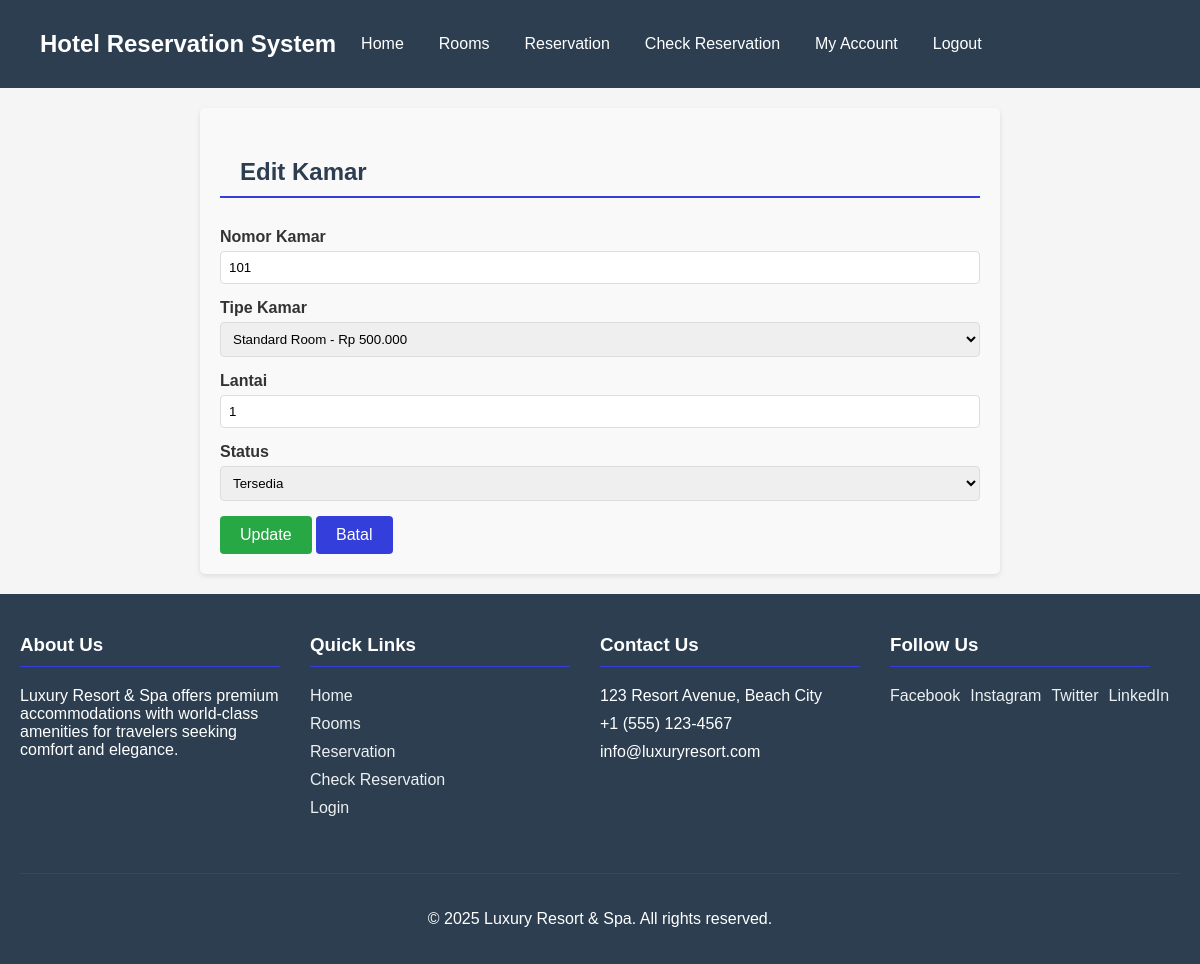
/views/edit_kamar.php?id=1 (signed in), run on the app's committed database.
### tables this page shows
CREATE TABLE IF NOT EXISTS tabel_kamar (
    id_kamar INT AUTO_INCREMENT PRIMARY KEY,
    nomor_kamar VARCHAR(10) NOT NULL UNIQUE,
    id_jenis INT NOT NULL,
    status ENUM('tersedia', 'terisi', 'pemeliharaan') NOT NULL DEFAULT 'tersedia',
    lantai INT NOT NULL,
    created_at TIMESTAMP DEFAULT CURRENT_TIMESTAMP,
    FOREIGN KEY (id_jenis) REFERENCES tabel_jenis_kamar(id_jenis) ON DELETE CASCADE
);

CREATE TABLE IF NOT EXISTS tabel_jenis_kamar (
    id_jenis INT AUTO_INCREMENT PRIMARY KEY,
    nama_jenis VARCHAR(100) NOT NULL,
    deskripsi TEXT,
    harga DECIMAL(10,2) NOT NULL,
    kapasitas INT NOT NULL,
    fasilitas TEXT,
    gambar VARCHAR(255),
    created_at TIMESTAMP DEFAULT CURRENT_TIMESTAMP
);

### views/edit_kamar.php (the view, shortened to what this page needs)
<?php
require '../koneksi.php';
$id_kamar = $_GET['id'];
$query_kamar = mysqli_query($conn, "SELECT * FROM tabel_kamar WHERE id_kamar = '$id_kamar'");
$kamar = mysqli_fetch_assoc($query_kamar);
$query_jenis = mysqli_query($conn, "SELECT * FROM tabel_jenis_kamar ORDER BY nama_jenis ASC");
?>
<!DOCTYPE html>
<html lang="id">
<head>
    <link rel="stylesheet" href="../css/style.css">
</head>
<body>
    <div class="container">
        <?php include_once '../components/navbar.php'; ?>
        <div class="form-container">
            <h2>Edit Kamar</h2>
            <form action="../proses/update_kamar.php" method="POST">
                <div class="form-group">
                    <label for="nomor_kamar">Nomor Kamar</label>
                    <input type="text" id="nomor_kamar" name="nomor_kamar" value="<?= $kamar['nomor_kamar'] ?>" required>
                </div>
                <div class="form-group">
                    <label for="id_jenis">Tipe Kamar</label>
                    <select id="id_jenis" name="id_jenis" required>
                        <?php while ($jenis = mysqli_fetch_assoc($query_jenis)): ?>
                            <option value="<?= $jenis['id_jenis'] ?>" <?= $jenis['id_jenis'] == $kamar['id_jenis'] ? 'selected' : '' ?>>
                                <?= $jenis['nama_jenis'] ?> - Rp <?= number_format($jenis['harga'], 0, ',', '.') ?>
                            </option>
                        <?php endwhile; ?>
                    </select>
                </div>
                <div class="form-group">
                    <label for="lantai">Lantai</label>
                    <input type="number" id="lantai" name="lantai" min="1" value="<?= $kamar['lantai'] ?>" required>
                </div>
                <div class="form-group">
                    <label for="status">Status</label>
                    <select id="status" name="status" required>
                        <option value="tersedia" <?= $kamar['status'] == 'tersedia' ? 'selected' : '' ?>>Tersedia</option>
                    </select>
                </div>
                <div class="form-actions">
                    <button type="submit" class="btn btn-success">Update</button>
                    <a href="manage_kamar.php" class="btn">Batal</a>
                </div>
            </form>
        </div>
        <?php include_once '../components/footer.php'; ?>
    </div>
</body>
</html>

### css/style.css (style rules this page uses)
* { box-sizing: border-box; font-family: "Arial", sans-serif; }
body { background-color: #f5f5f5; margin: 0; padding: 0; color: #333; }
h1, h2, h3, h4 { color: #2c3e50; }
h2 { margin: 30px 0; padding: 0 20px; border-bottom: 2px solid #343fdb; padding-bottom: 10px; }
.btn { background-color: #343fdb; color: white; padding: 10px 20px; border: none; border-radius: 4px; cursor: pointer; text-decoration: none; display: inline-block; font-size: 16px; transition: background-color 0.3s; }
.btn-success { background-color: #2ecc71; }
form { max-width: 800px; margin: 0 auto; }
.form-group { margin-bottom: 15px; }
.form-group label { display: block; margin-bottom: 5px; font-weight: bold; }
.form-group input { width: 100%; padding: 10px; border: 1px solid #ddd; border-radius: 4px; }
.form-container { max-width: 800px; margin: 20px auto; padding: 20px; background-color: #f9f9f9; border-radius: 5px; box-shadow: 0 2px 5px rgba(0, 0, 0, 0.1); }
.form-group input, .form-group select, .form-group textarea { width: 100%; padding: 8px; border: 1px solid #ddd; border-radius: 4px; }
.btn-success { background-color: #28a745; }

### data on the page
tabel_kamar: nomor_kamar "101", id_jenis "Standard Room - Rp 500.000", lantai "1", status "Tersedia"
